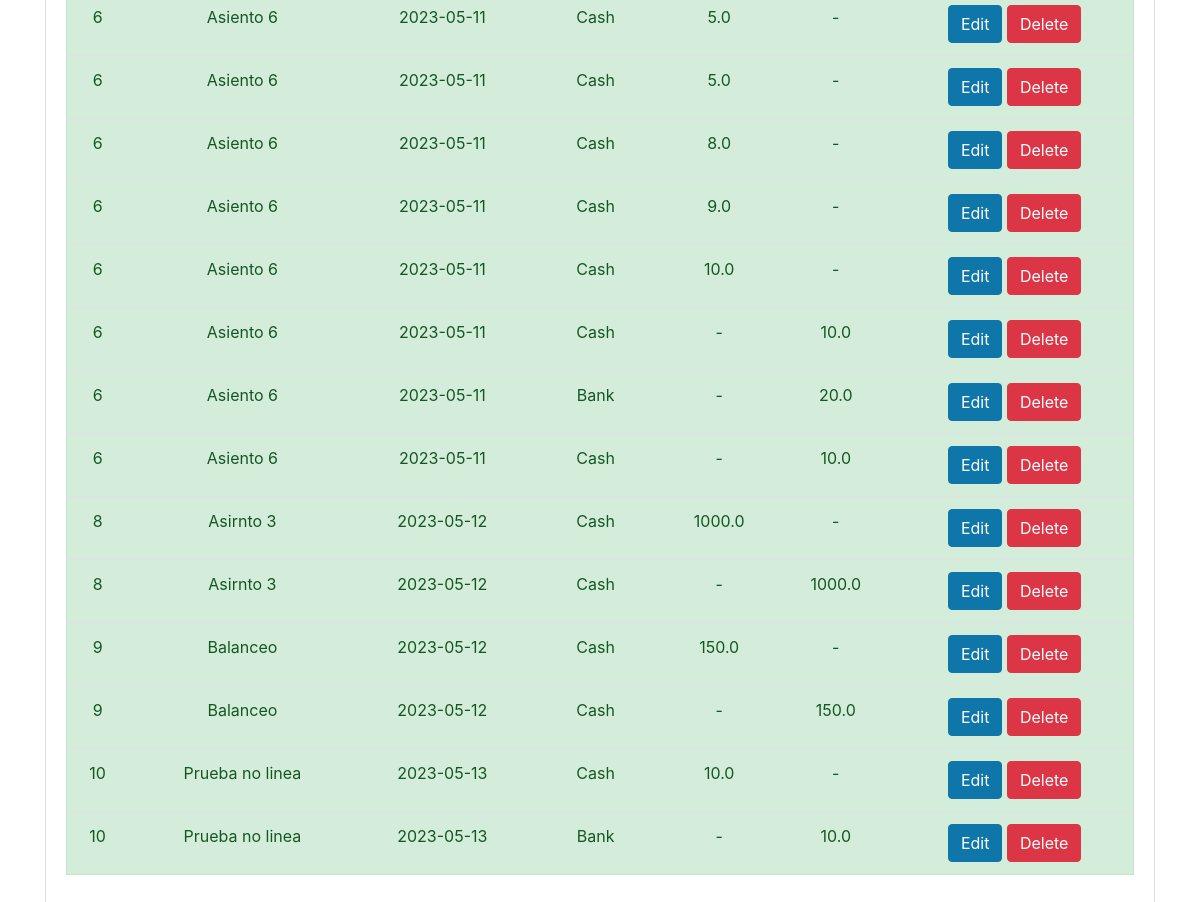
/ledgers/ (lower part), run on an earlier commit of the app's database.
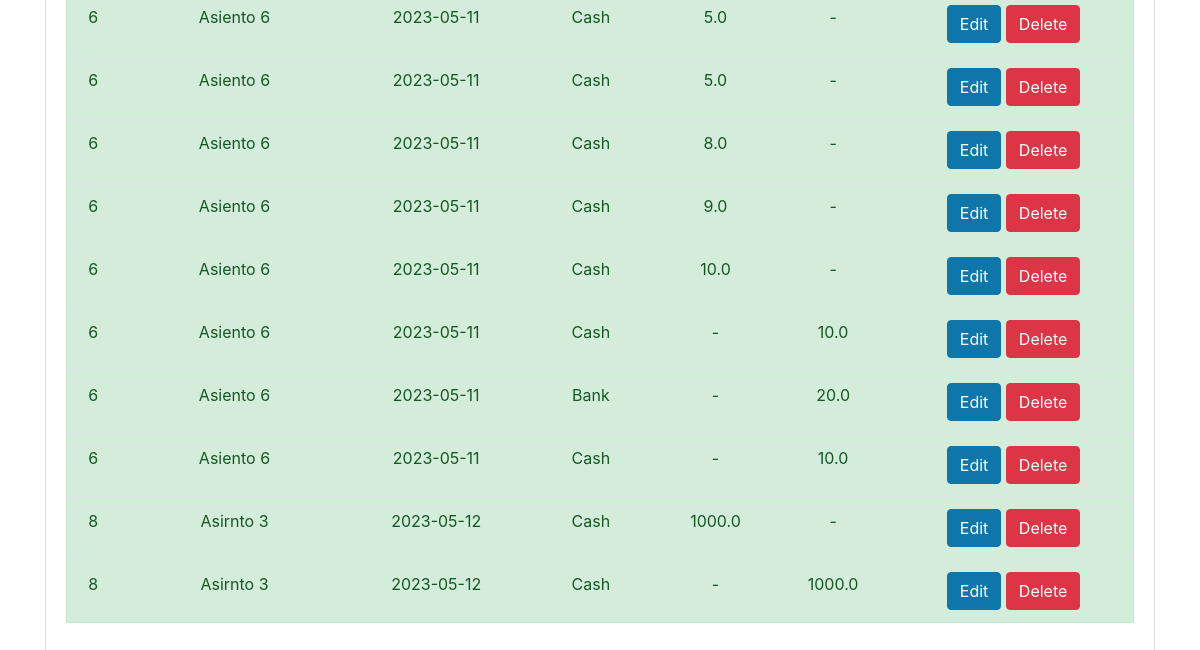
And on a later commit of the database.
### models.py (models this page shows)
class Ledgers(Base):
    __tablename__ = 'ledgers'
    id = Column(Integer, primary_key=True, index=True)
    description = Column(String)
    ledger_date = Column(Date)
    debits = Column(PickleType)
    credits = Column(PickleType)

### routers/ledgers.py (the view)
@router.get("/", response_class=HTMLResponse)
async def read_all_ledgers(request: Request, db: Session = Depends(get_db)):
    ledgers = db.query(Ledgers).all()
    return templates.TemplateResponse("home.html", {'request':request, 'ledgers': ledgers})

### templates/home.html (shortened to what this page needs)
{% include 'layout.html' %}
<div class="container">
    <div class="card text-center">
        <div class="card-body">
            <table class="table table-hover">
                <tbody>
                {% for ledger in ledgers %}
                    {% for debit in ledger.debits %}
                        <tr class="pointer alert alert-success">
                            <td>{{ledger.id}}</td>
                            <td>{{ledger.description}}</td>
                            <td>{{ledger.ledger_date}}</td>
                            <td>{{debit[0]}}</td>
                            <td>{{debit[1]}}</td>
                            <td>-</td>
                            <td>
                                <a href="edit_ledger/{{ledger.id}}" class="btn btn-primary">Edit</a>
                                <button onclick="window.location.href='/ledgers/delete/{{ledger.id}}'" type="button" class="btn btn-danger">Delete</button>
                            </td>
                        </tr>
                    {% endfor %}
                    {% for credit in ledger.credits %}
                        <tr class="pointer alert alert-success">
                            <td>{{ledger.id}}</td>
                            <td>{{ledger.description}}</td>
                            <td>{{ledger.ledger_date}}</td>
                            <td>{{credit[0]}}</td>
                            <td>-</td>
                            <td>{{credit[1]}}</td>
                            <td>
                                <a href="edit_ledger/{{ledger.id}}" class="btn btn-primary">Edit</a>
                                <button onclick="window.location.href='/ledgers/delete/{{ledger.id}}'" type="button" class="btn btn-danger">Delete</button>
                            </td>
                        </tr>
                    {% endfor %}
                {% endfor %}
                </tbody>
            </table>
        </div>
    </div>
</div>

### templates/layout.html (shortened to what this page needs)
<!DOCTYPE html>
<html lang="en">
<head>
    <link rel="stylesheet" type="text/css" href="{{ url_for('static', path='/ledgers/css/base.css') }}">
    <link rel="stylesheet" type="text/css" href="{{ url_for('static', path='/ledgers/css/bootstrap.css') }}">
</head>
<body>
</body>
</html>

### static/ledgers/css/base.css (style rules this page uses)
body { background: #fafafa; color: #33333a; padding-top: 70px; }

What changed in the data, as far as the page shows it:
removed Ledgers: id "9", description "Balanceo", ledger_date "2023-05-12", debit "Cash", debit "150.0", id "9", description "Balanceo", ledger_date "2023-05-12", credit "Cash", credit "150.0"
removed Ledgers: id "10", description "Prueba no linea", ledger_date "2023-05-13", debit "Cash", debit "10.0", id "10", description "Prueba no linea", ledger_date "2023-05-13", credit "Bank", credit "10.0"
